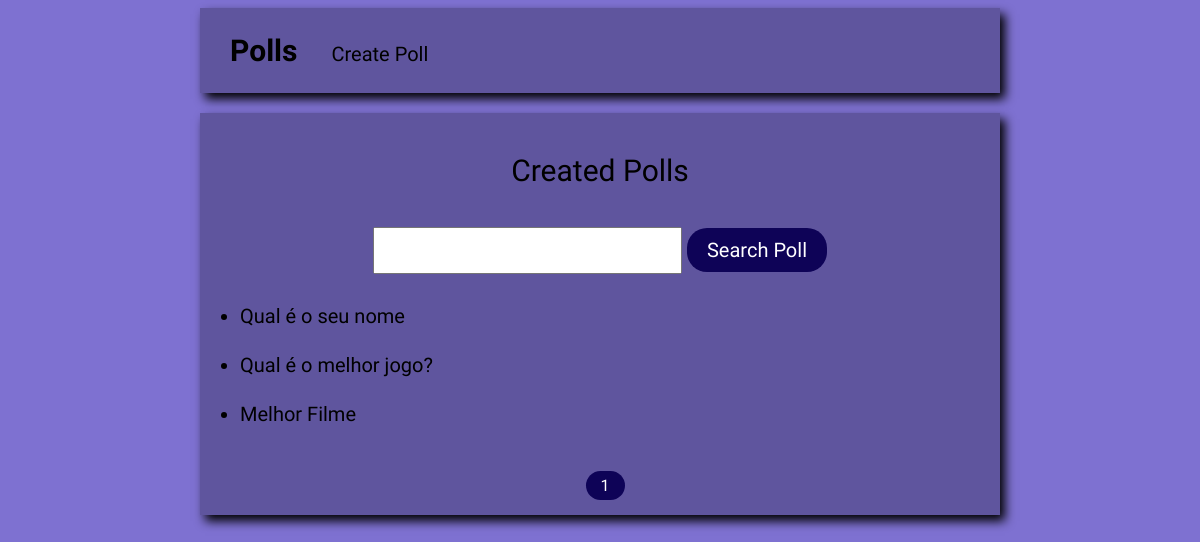
Before: / with the older database file.
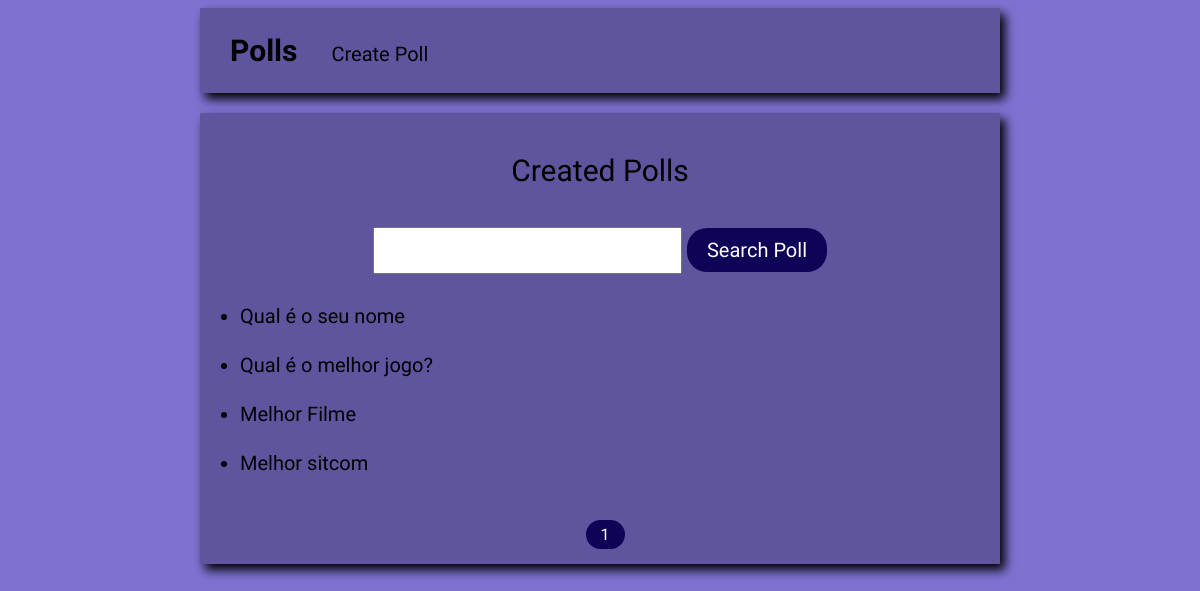
After: the same page with the newer database file.
### poll/models.py (models this page shows, shortened)
class Pergunta(models.Model):
    texto_pergunta = models.CharField(max_length=200)

### poll/views.py (the view)
# urls.py: path('', Home, name = 'home'),
def Home(request):
    if request.method == 'GET':
        lista_perguntas = Pergunta.objects.all()
        npaginas = n_paginas(lista_perguntas)
        lista_perguntas = Pergunta.objects.all()[:10]
        context = {
            'perguntas':lista_perguntas,
            'paginas':[x+1 for x in range(0,npaginas)]
        }
        return render(request, 'home.html', context)
    elif request.method == 'POST' and  request.POST.get('procurar'):
        lista_perguntas = Pergunta.objects.all().filter(texto_pergunta__icontains = request.POST.get('pergunta_procurada'))
        context = {
            'perguntas':lista_perguntas
        }
        return render(request, 'home.html', context)

### poll/views.py (called while the page is built)
def n_paginas(lista_perguntas):
    num = lista_perguntas.count()
    return math.ceil(num/10)

### polls/templates/home.html
{%extends 'base.html'%}
{%block home%}
{%block content%}
<h1 id = 'questionhome'>Created Polls</h1>
<form action="{%url 'home'%}" method="POST">{%csrf_token%}
<div id = "searchbar"><input type="text" name = 'pergunta_procurada' id = 'barrapesquisa'><input type="submit" name = 'procurar' value = 'Search Poll' id = botaoprocurar></div>
</form>
<div id = "homequery">
{%for p in perguntas%}
    <ul>
        <a class = '' href="{%url 'vote' p.pk%}"><li class = "rowitem">{{p.texto_pergunta}}</span></li>
    </ul>
{%endfor%}
</div>
<div id = 'paginasdiv'>
{%for pagina in paginas%}
<a class = 'paginas' href="{%url 'home_pagina' pagina%}" name = 'pagina'>{{pagina}}</a>
{%endfor%}
</div>
{%endblock content%}
{%endblock home%}

Changed rows visible on the page:
added Pergunta: texto_pergunta "Melhor sitcom"
